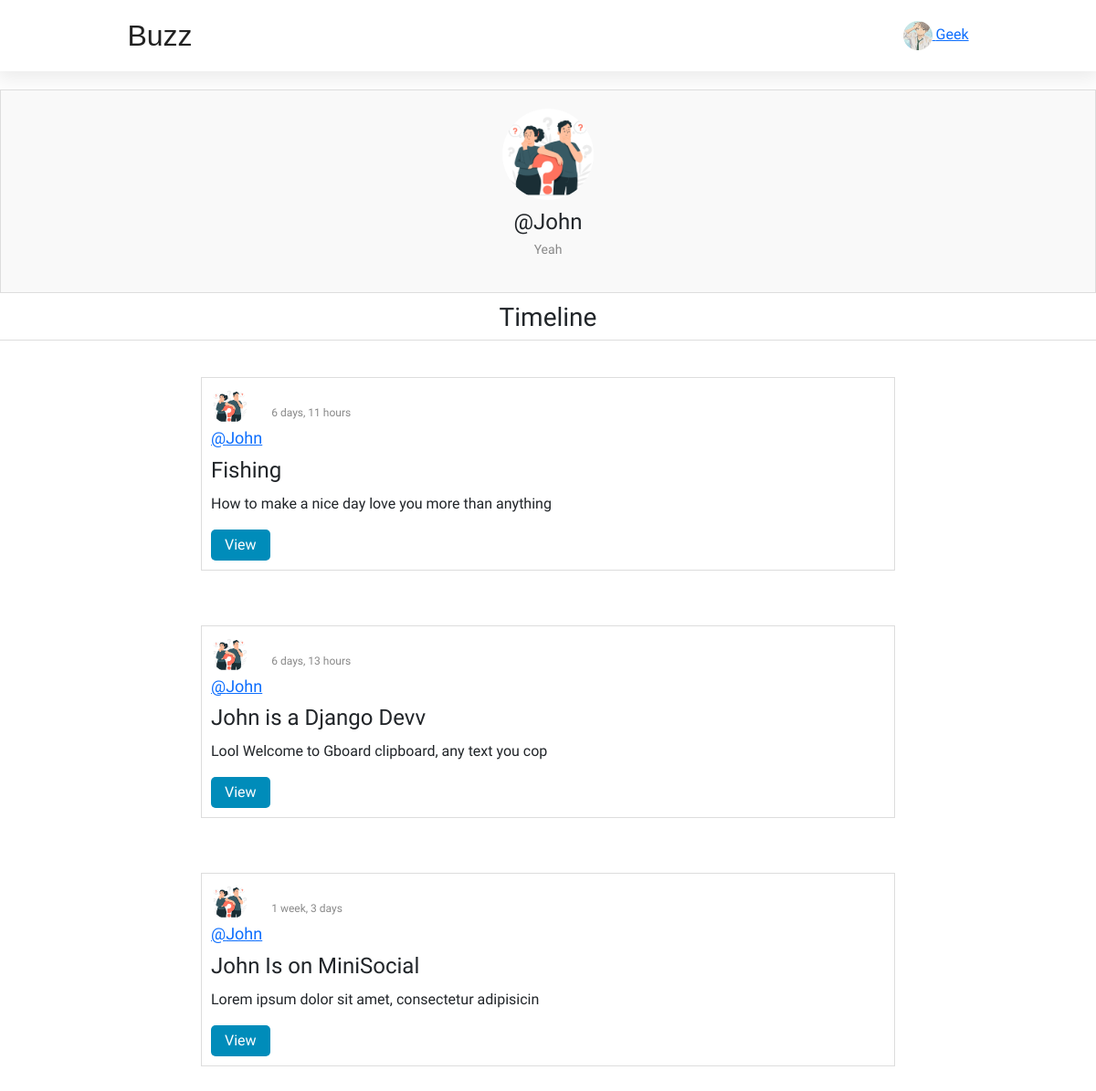
The page /profile/John (signed in) on the database its author committed.
### base/models.py (models this page shows, shortened)
class Profile(models.Model):
  bio = models.CharField(max_length=40)
  owner = models.OneToOneField(User,on_delete= models.CASCADE)
  image = models.ImageField(default='default.jpg', upload_to='profile_pics')

class Post(models.Model):
  author = models.ForeignKey(User , on_delete=models.CASCADE)
  title = models.CharField(max_length=50)
  body = models.TextField()
  updated = models.DateTimeField(auto_now=True)
  created = models.DateTimeField(auto_now_add=True)
  class Meta:
    ordering = ['-created','-updated']
  def __str__(self):
    return self.body [:50]

### base/views.py (the view)
# urls.py: path("profile/<str:pk>" , views.profile , name = "profile"),
@login_required(login_url="login")
def profile(request,pk):
  user = User.objects.get(username=pk)
  posts = user.post_set.all()
  user_profile = user.profile
  context = {'user_profile':user_profile ,"posts":posts}
  return render (request,'base/profile.html',context)

### base/templates/base/profile.html (shortened to what this page needs)
{% extends 'main.html' %}
{% block content %}
  <section class="user-profile">
        <div id="user-avatar" onclick="openLightbox()">
            <img src="{{ user_profile.image.url }}" alt="User Avatar" class="avatar-image">
        </div>
        <div class="user-info">
            <h2 class="user-name">@{{ user_profile.owner.username }}</h2>
            <p class="user-bio"> {{ user_profile.bio }}</p>
        </div>
    </section>
    <div class="timeline">
     <h3>Timeline</h3>
    </div>
{% if posts %}
 {% for post in posts %}
    <div class="posts-feed">
        <div class="post">
          <div class="post-header">
                <div class="author-info">
                    <img src="{{ post.author.profile.image.url }}" alt="Author Avatar" class="author-avatar">
                    <h2 class="author-name"><a href="{% url 'profile'
                    post.author.username%}">@{{ post.author.username }}</a></h2>
                </div>
                <p class="post-time">{{post.created|timesince}}</p>
            </div>
            <h2 class="post-title"> {{ post.title }}</h2>
            <p class="post-body">{{ post }}</p>
            <div class="post-actions">
               <a href="{% url 'post' post.id %}"><button class="view-button">View</button></a>
            </div>
        </div>
    </div>
  {% endfor %}
  {% else %}
  <h1> No Posts ... </h1>
{% endif %}
{% endblock content %}

### templates/main.html (shortened to what this page needs)
<!DOCTYPE html>
{% load static %}
 {% load bootstrap5 %}
  {% bootstrap_css %}
<html lang="en">
<head>
  {% load static %}
   {% load bootstrap5 %}
  {% bootstrap_css %}
  <link rel="stylesheet"
  href="https://cdn.jsdelivr.net/npm/bootstrap@5.2.3/dist/css/bootstrap.min.css"
>
  <link rel="stylesheet" href="{% static 'base/css/main.css' %}" title="" type="" />
</head>
<body>
    {% include 'nav.html' %}
            <main>
              {% block content %}
              {% endblock content %}
        </main>
</body>
</html>

### templates/nav.html (shortened to what this page needs)
<header class="header">
        <div class="logo">Buzz</div>
        <nav class="desk-top-nav">
            <ul>
                <li><a href="{% url 'home' %}">Home</a></li>
                {% if request.user.is_authenticated %}
                <li><a href="{% url 'create-post'%}">Create</a></li>
                <li><a href="{% url 'profile' request.user.username %}">Profile</a></li>
                <li><a href="{% url 'logout'%}">Logout</a></li>
                {% else %}
                <li><a href="{% url 'login'%}">Login</a></li>
                {% endif %}
            </ul>
        </nav>
     {% if user.is_authenticated%}
        <div class="user-avatar" id="usr-image">
           <a href="{% url 'profile' request.user.id %}">
        <img src="{{ request.user.profile.image.url }}" alt="User Avatar"/>
        <span>{{ request.user.username }}</span></a>
        </div>
        {% endif %}
    </header>

### base/static/base/css/main.css (style rules this page uses)
* { margin: 0; padding: 0; box-sizing: border-box; font-family: "Proza Libre", sans-serif; }
body { position: relative; }
.header { background-color: #fff; display: flex; justify-content: space-around; align-items: center; padding: 15px 20px; width: 100%; z-index: 999; box-shadow: 0 5px 20px 4px rgba(0, 0, 0, 0.08); }
.logo { font-size: 2rem; color: #222; font-family: "TypoSlabserif-Light", sans-serif; }
.desk-top-nav ul { list-style: none; display: flex; gap: 20px; }
.desk-top-nav { margin: 0; display: block; }
.desk-top-nav a { text-decoration: none; color: #fff; font-size: 18px; }
.user-avatar img { width: 32px; height: 32px; border-radius: 50%; }
.posts-feed { max-width: 800px; margin: 0 auto; padding: 20px; }
.post { border: 1px solid #ddd; padding: 10px; margin: 10px 0; }
.post-header { display: flex; align-items: center; margin-bottom: 10px; }
.author-avatar { width: 40px; height: 40px; border-radius: 50%; object-fit: fill; margin-right: 10px; margin-bottom: 5px; }
.author-name { font-size: 18px; margin: 0; }
.post-title { font-size: 24px; margin: 0; }
.post-body { margin-top: 10px; }
.post-actions { margin-top: 10px; }
.view-button, .edit-button, .delete-button { padding: 5px 15px; margin-right: 10px; cursor: pointer; background-color: transparent; color: #333; border: none; transition: background-color 0.3s ease, color 0.3s ease; border-radius: 5px; }
.view-button { background-color: #008cba; color: #fff; }
.post-time { font-size: 12px; color: #888; margin-top: 5px; }
@media screen and (min-width: 769px) { .post-header { flex-direction: row; align-items: center; } }
@media screen and (min-width: 769px) { .author-info { margin-bottom: 0; } }
@media screen and (min-width: 769px) { .post-time { margin-left: 10px; } }

### base/templates/base/profile.html (style rules this page uses)
.user-profile { background-color: #f9f9f9; padding: 20px; border: 1px solid #ddd; margin-top: 20px; display: flex; flex-direction: column; align-items: center; text-align: center; position: relative; }
#user-avatar { width: 100px; height: 100px; border-radius: 50%; overflow: hidden; margin-bottom: 10px; cursor: pointer; }
.avatar-image { width: 100%; height: 100%; object-fit: cover; }
.user-info { flex-grow: 1; }
.user-name { font-size: 24px; margin: 0; }
.user-bio { font-size: 14px; color: #888; margin-top: 5px; }
.timeline { margin:10px 0; width: 100%; text-align: center; border-bottom: 1px solid #ddd; }

### rows shown on the page
Profile: image (picture), owner.username "John", bio "Yeah"
Post: author.profile.image (picture), author.username "John", created "6 days, 11 hours", title "Fishing", body "How to make a nice day love you more than anything"
Post: author.profile.image (picture), author.username "John", created "6 days, 13 hours", title "John is a Django Devv", body "Lool Welcome to Gboard clipboard, any text you cop"
Post: author.profile.image (picture), author.username "John", created "1 week, 3 days", title "John Is on MiniSocial", body "Lorem ipsum dolor sit amet, consectetur adipisicin"

### other values the page prints
{{ request.user.username }} "Geek"
